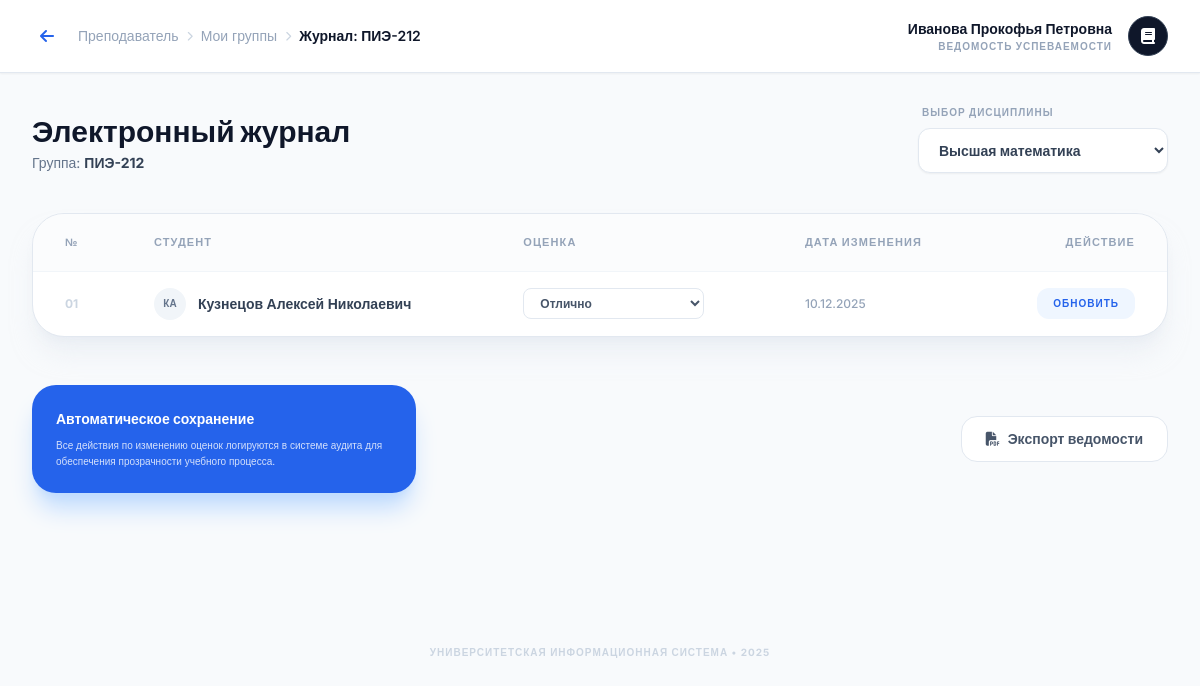
The page /pages/teacher/journal.php?group_id=2 (signed in) on the database its author committed.
### tables this page shows
CREATE TABLE `groups` (
  `id` int(11) NOT NULL AUTO_INCREMENT,
  `group_name` varchar(20) NOT NULL,
  PRIMARY KEY (`id`),
  UNIQUE KEY `group_name` (`group_name`)
);

CREATE TABLE `teachers` (
  `id` int(11) NOT NULL AUTO_INCREMENT,
  `user_id` int(11) NOT NULL,
  `full_name` varchar(100) NOT NULL,
  `department` varchar(100) DEFAULT NULL,
  PRIMARY KEY (`id`),
  KEY `user_id` (`user_id`),
  CONSTRAINT `teachers_ibfk_1` FOREIGN KEY (`user_id`) REFERENCES `users` (`id`) ON DELETE CASCADE
);

CREATE TABLE `grades` (
  `id` int(11) NOT NULL AUTO_INCREMENT,
  `student_id` int(11) NOT NULL,
  `discipline_id` int(11) NOT NULL,
  `grade` varchar(20) NOT NULL,
  `date_given` date NOT NULL,
  PRIMARY KEY (`id`),
  KEY `student_id` (`student_id`),
  KEY `discipline_id` (`discipline_id`),
  CONSTRAINT `grades_ibfk_1` FOREIGN KEY (`student_id`) REFERENCES `students` (`id`),
  CONSTRAINT `grades_ibfk_2` FOREIGN KEY (`discipline_id`) REFERENCES `disciplines` (`id`)
);

CREATE TABLE `students` (
  `id` int(11) NOT NULL AUTO_INCREMENT,
  `user_id` int(11) NOT NULL,
  `group_id` int(11) NOT NULL,
  `full_name` varchar(100) NOT NULL,
  PRIMARY KEY (`id`),
  KEY `user_id` (`user_id`),
  KEY `group_id` (`group_id`),
  CONSTRAINT `students_ibfk_1` FOREIGN KEY (`user_id`) REFERENCES `users` (`id`) ON DELETE CASCADE,
  CONSTRAINT `students_ibfk_2` FOREIGN KEY (`group_id`) REFERENCES `groups` (`id`)
);

### pages/teacher/journal.php (the view, shortened to what this page needs)
<?php
require_once '../../includes/db_connect.php';
$userId = $_SESSION['user_id'];
$groupId = isset($_GET['group_id']) ? intval($_GET['group_id']) : 0;
$disciplineId = isset($_GET['discipline_id']) ? intval($_GET['discipline_id']) : 0;
try {
    $stmt = $pdo->prepare("SELECT id, full_name FROM teachers WHERE user_id = ?");
    $stmt->execute([$userId]);
    $teacher = $stmt->fetch();
    $teacherId = $teacher['id'];
    $groupStmt = $pdo->prepare("SELECT group_name FROM groups WHERE id = ?");
    $groupStmt->execute([$groupId]);
    $group = $groupStmt->fetch();
    $disciplinesStmt = $pdo->prepare("
        SELECT DISTINCT d.id, d.subject_name
        FROM disciplines d
        JOIN schedule s ON d.id = s.discipline_id
        WHERE s.group_id = ? AND s.teacher_id = ?
    ");
    $disciplinesStmt->execute([$groupId, $teacherId]);
    $disciplines = $disciplinesStmt->fetchAll();
    if ($disciplineId === 0 && !empty($disciplines)) {
        $disciplineId = $disciplines[0]['id'];
    }
    $studentsStmt = $pdo->prepare("
        SELECT
            s.id as student_id,
            s.full_name,
            g.grade,
            g.id as grade_id,
            g.date_given
        FROM students s
        LEFT JOIN grades g ON s.id = g.student_id AND g.discipline_id = ?
        WHERE s.group_id = ?
        ORDER BY s.full_name ASC
    ");
    $studentsStmt->execute([$disciplineId, $groupId]);
    $students = $studentsStmt->fetchAll();
} catch (Exception $e) {
    $error = $e->getMessage();
}
?>
<!DOCTYPE html>
<html lang="ru">
<head>
    <script src="https://cdn.tailwindcss.com"></script>
    <link rel="stylesheet" href="https://cdnjs.cloudflare.com/ajax/libs/font-awesome/6.4.0/css/all.min.css">
</head>
<body class="bg-slate-50 min-h-screen text-slate-900">
<div class="flex flex-col">
    <nav class="bg-white border-b border-slate-200 px-8 py-4 flex items-center justify-between sticky top-0 z-30 shadow-sm">
        <div class="flex items-center space-x-4">
            <a href="groups.php" class="text-blue-600 hover:bg-blue-50 p-2 rounded-lg transition-colors">
                <i class="fa-solid fa-arrow-left"></i>
            </a>
            <div class="flex items-center space-x-2 text-sm">
                <span class="text-slate-400">Преподаватель</span>
                <i class="fa-solid fa-chevron-right text-[10px] text-slate-300"></i>
                <a href="groups.php" class="text-slate-400 hover:text-blue-600">Мои группы</a>
                <i class="fa-solid fa-chevron-right text-[10px] text-slate-300"></i>
                <span class="text-slate-900 font-semibold">Журнал: <?php echo htmlspecialchars($group['group_name']); ?></span>
            </div>
        </div>
        <div class="flex items-center space-x-4">
            <div class="text-right hidden sm:block">
                <div class="text-sm font-bold"><?php echo htmlspecialchars($teacher['full_name']); ?></div>
                <div class="text-[10px] text-slate-400 uppercase tracking-widest font-bold">Ведомость успеваемости</div>
            </div>
            <div class="w-10 h-10 bg-slate-900 rounded-full flex items-center justify-center text-white border border-slate-700">
                <i class="fa-solid fa-book"></i>
            </div>
        </div>
    </nav>
    <main class="p-8 max-w-7xl mx-auto w-full">
        <div class="flex flex-col md:flex-row md:items-end justify-between mb-10 gap-6">
            <div>
                <h1 class="text-3xl font-black text-slate-900">Электронный журнал</h1>
                <p class="text-slate-500 text-sm mt-1">Группа: <span class="font-bold text-slate-700"><?php echo htmlspecialchars($group['group_name']); ?></span></p>
            </div>
            <div class="flex flex-col space-y-2">
                <label class="text-[10px] font-bold text-slate-400 uppercase tracking-widest ml-1">Выбор дисциплины</label>
                <select onchange="location.href='?group_id=<?php echo $groupId; ?>&discipline_id='+this.value"
                        class="bg-white border border-slate-200 px-4 py-3 rounded-xl text-sm font-bold text-slate-700 focus:ring-2 focus:ring-blue-500 outline-none shadow-sm transition-all min-w-[250px]">
                    <?php foreach ($disciplines as $disc): ?>
                        <option value="<?php echo $disc['id']; ?>" <?php echo ($disciplineId == $disc['id']) ? 'selected' : ''; ?>>
                            <?php echo htmlspecialchars($disc['subject_name']); ?>
                        </option>
                    <?php endforeach; ?>
                </select>
            </div>
        </div>
        <div class="bg-white rounded-[2rem] border border-slate-200 shadow-xl shadow-slate-200/50 overflow-hidden">
            <table class="w-full text-left border-collapse">
                <thead>
                <tr class="bg-slate-50/50 border-b border-slate-100">
                    <th class="px-8 py-5 text-[11px] font-black text-slate-400 uppercase tracking-widest">№</th>
                    <th class="px-8 py-5 text-[11px] font-black text-slate-400 uppercase tracking-widest">Студент</th>
                    <th class="px-8 py-5 text-[11px] font-black text-slate-400 uppercase tracking-widest">Оценка</th>
                    <th class="px-8 py-5 text-[11px] font-black text-slate-400 uppercase tracking-widest">Дата изменения</th>
                    <th class="px-8 py-5 text-[11px] font-black text-slate-400 uppercase tracking-widest text-right">Действие</th>
                </tr>
                </thead>
                <tbody class="divide-y divide-slate-50">
                <?php if (empty($students)): ?>
                    <tr>
                        <td colspan="5" class="px-8 py-20 text-center text-slate-400 italic">Студенты в этой группе не найдены.</td>
                    </tr>
                <?php else: ?>
                    <?php $i = 1; foreach ($students as $student): ?>
                        <tr class="hover:bg-slate-50/50 transition-colors group">
                            <td class="px-8 py-4 text-xs font-bold text-slate-300">
                                <?php echo str_pad($i++, 2, '0', STR_PAD_LEFT); ?>
                            </td>
                            <td class="px-8 py-4">
                                <div class="flex items-center space-x-3">
                                    <div class="w-8 h-8 rounded-full bg-slate-100 flex items-center justify-center text-[10px] font-bold text-slate-500 group-hover:bg-blue-600 group-hover:text-white transition-all">
                                        <?php
                                        $names = explode(' ', $student['full_name']);
                                        echo mb_substr($names[0], 0, 1) . (isset($names[1]) ? mb_substr($names[1], 0, 1) : '');
                                        ?>
                                    </div>
                                    <span class="text-sm font-semibold text-slate-700"><?php echo htmlspecialchars($student['full_name']); ?></span>
                                </div>
                            </td>
                            <td class="px-8 py-4">
                                <select id="grade-<?php echo $student['student_id']; ?>"
                                        class="bg-white border border-slate-200 px-3 py-1.5 rounded-lg text-xs font-bold text-slate-600 outline-none focus:ring-2 focus:ring-blue-500 transition-all">
                                    <option value="Отлично" <?php echo ($student['grade'] === 'Отлично') ? 'selected' : ''; ?>>Отлично</option>
                                </select>
                            </td>
                            <td class="px-8 py-4 text-xs text-slate-400 font-medium">
                                <?php echo $student['date_given'] ? date('d.m.Y', strtotime($student['date_given'])) : '—'; ?>
                            </td>
                            <td class="px-8 py-4 text-right">
                                <button onclick="saveGrade(<?php echo $student['student_id']; ?>)"
                                        class="bg-blue-50 text-blue-600 hover:bg-blue-600 hover:text-white px-4 py-2 rounded-xl text-[10px] font-black uppercase tracking-widest transition-all">
                                    Обновить
                                </button>
                            </td>
                        </tr>
                    <?php endforeach; ?>
                <?php endif; ?>
                </tbody>
            </table>
        </div>
        <div class="mt-12 flex items-center justify-between">
            <div class="p-6 bg-blue-600 rounded-3xl text-white shadow-xl shadow-blue-200 flex-1 max-w-sm">
                <h4 class="font-bold text-sm mb-2">Автоматическое сохранение</h4>
                <p class="text-[10px] opacity-80 leading-relaxed">Все действия по изменению оценок логируются в системе аудита для обеспечения прозрачности учебного процесса.</p>
            </div>
            <button onclick="window.print()" class="flex items-center space-x-2 bg-white border border-slate-200 px-6 py-3 rounded-2xl text-sm font-bold text-slate-600 hover:bg-slate-50 transition-all">
                <i class="fa-solid fa-file-pdf"></i>
                <span>Экспорт ведомости</span>
            </button>
        </div>
    </main>
</div>
<footer class="mt-20 py-10 text-center">
    <p class="text-[10px] text-slate-300 uppercase tracking-widest font-bold">Университетская информационная система • 2025</p>
</footer>
</body>
</html>

### pages/teacher/journal.php (style rules this page uses)
body { font-family: 'Inter', sans-serif; }

### rows shown on the page
groups: group_name "ПИЭ-212"
teachers: full_name "Иванова Прокофья Петровна"
grades: i "01", student.full_name "К", student.full_name "А", student.full_name "Кузнецов Алексей Николаевич", grade+student "Отлично", date_given "10.12.2025"

### other values the page prints
form field value "Высшая математика"
